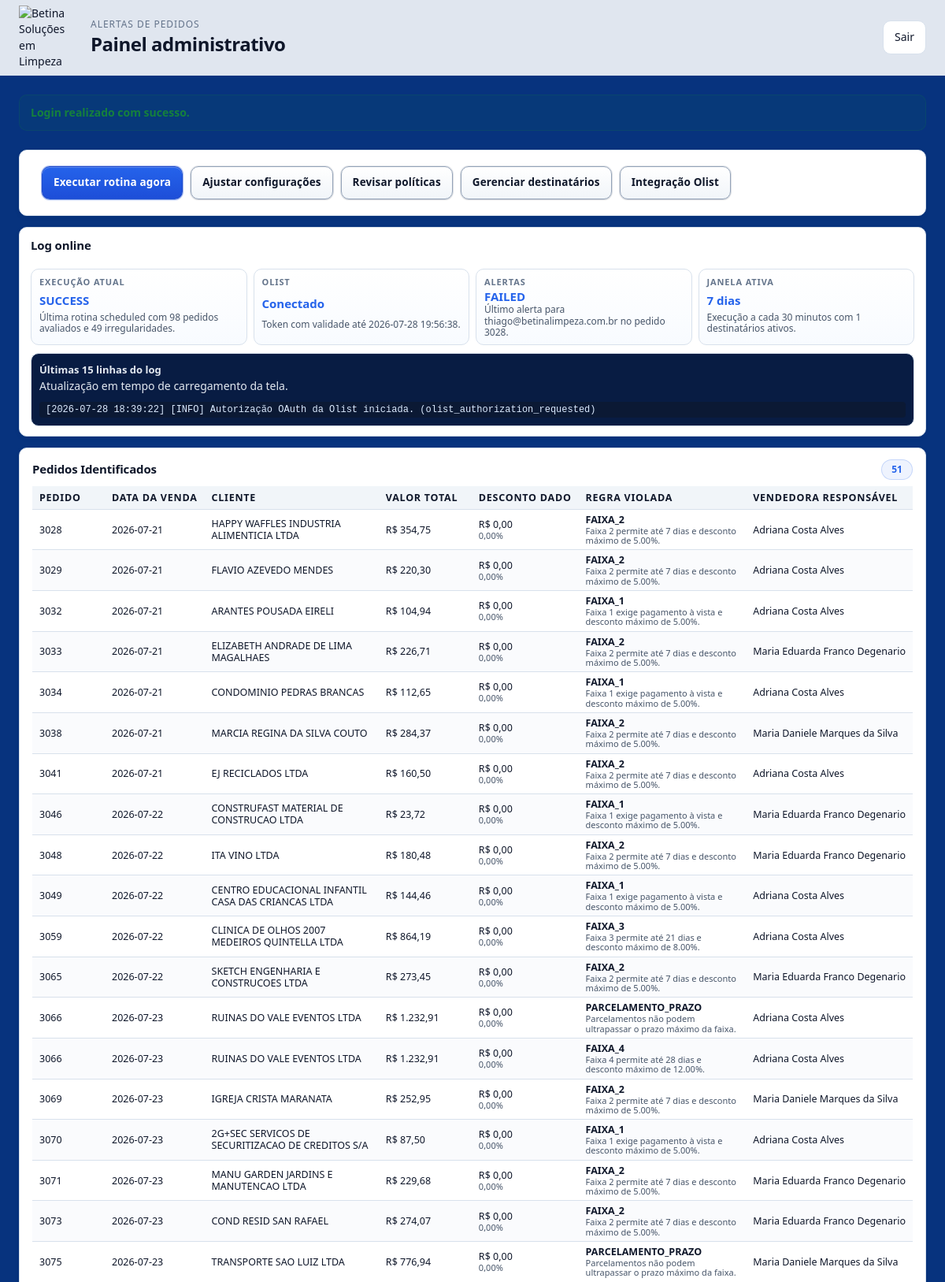
The app's page /runs (signed in, upper part) with its own data.
### app/models.py (models this page shows)
class JobRun(Base):
    __tablename__ = "job_runs"
    id: Mapped[int] = mapped_column(Integer, primary_key=True)
    trigger_type: Mapped[str] = mapped_column(String(20))
    started_at: Mapped[datetime] = mapped_column(DateTime(timezone=True), default=utcnow)
    finished_at: Mapped[datetime | None] = mapped_column(DateTime(timezone=True), nullable=True)
    status: Mapped[str] = mapped_column(String(20), default="running")
    query_start_date: Mapped[datetime | None] = mapped_column(DateTime(timezone=True), nullable=True)
    policy_version_group: Mapped[int | None] = mapped_column(Integer, nullable=True)
    orders_evaluated: Mapped[int] = mapped_column(Integer, default=0)
    orders_irregular: Mapped[int] = mapped_column(Integer, default=0)
    error_message: Mapped[str | None] = mapped_column(Text, nullable=True)
    alerts: Mapped[list[AlertSent]] = relationship(back_populates="job_run")
    identified_orders: Mapped[list[IdentifiedOrder]] = relationship(back_populates="job_run")

class OAuthToken(Base):
    __tablename__ = "oauth_tokens"
    id: Mapped[int] = mapped_column(Integer, primary_key=True)
    provider: Mapped[str] = mapped_column(String(50), unique=True, default="olist")
    access_token: Mapped[str] = mapped_column(Text)
    refresh_token: Mapped[str] = mapped_column(Text)
    expires_at: Mapped[datetime | None] = mapped_column(DateTime(timezone=True), nullable=True)
    scope: Mapped[str | None] = mapped_column(Text, nullable=True)
    token_type: Mapped[str | None] = mapped_column(String(50), nullable=True)
    last_error: Mapped[str | None] = mapped_column(Text, nullable=True)
    created_at: Mapped[datetime] = mapped_column(DateTime(timezone=True), default=utcnow)
    updated_at: Mapped[datetime] = mapped_column(DateTime(timezone=True), default=utcnow, onupdate=utcnow)

class AlertSent(Base):
    __tablename__ = "alerts_sent"
    __table_args__ = (UniqueConstraint("dedupe_key", "email_to", name="uq_alert_dedupe_email"),)
    id: Mapped[int] = mapped_column(Integer, primary_key=True)
    job_run_id: Mapped[int | None] = mapped_column(ForeignKey("job_runs.id"), nullable=True)
    order_id: Mapped[str] = mapped_column(String(100), index=True)
    order_number: Mapped[str] = mapped_column(String(100))
    policy_code: Mapped[str] = mapped_column(String(50), index=True)
    dedupe_key: Mapped[str] = mapped_column(String(255), index=True)
    email_to: Mapped[str] = mapped_column(String(255))
    sent_at: Mapped[datetime] = mapped_column(DateTime(timezone=True), default=utcnow)
    status: Mapped[str] = mapped_column(String(20), default="pending")
    provider_message_id: Mapped[str | None] = mapped_column(String(255), nullable=True)
    error_message: Mapped[str | None] = mapped_column(Text, nullable=True)
    job_run: Mapped[JobRun | None] = relationship(back_populates="alerts")

class Setting(Base):
    __tablename__ = "settings"
    id: Mapped[int] = mapped_column(Integer, primary_key=True, default=1)
    frequency_minutes: Mapped[int] = mapped_column(Integer, default=30)
    dias_retroativos_emissao: Mapped[int] = mapped_column(Integer, default=7)
    timezone: Mapped[str] = mapped_column(String(100), default="America/Sao_Paulo")
    resend_from_email: Mapped[str] = mapped_column(String(255), default="financeiro@betinalimpeza.com.br")
    smtp_host: Mapped[str] = mapped_column(String(255), default="email-ssl.com.br")
    smtp_port: Mapped[int] = mapped_column(Integer, default=465)
    smtp_user: Mapped[str] = mapped_column(String(255), default="")
    smtp_password: Mapped[str] = mapped_column(Text, default="")
    email_from_name: Mapped[str] = mapped_column(String(255), default="Betina Limpeza")
    email_from_email: Mapped[str] = mapped_column(String(255), default="financeiro@betinalimpeza.com.br")
    created_at: Mapped[datetime] = mapped_column(DateTime(timezone=True), default=utcnow)
    updated_at: Mapped[datetime] = mapped_column(DateTime(timezone=True), default=utcnow, onupdate=utcnow)

class IdentifiedOrder(Base):
    __tablename__ = "identified_orders"
    id: Mapped[int] = mapped_column(Integer, primary_key=True)
    job_run_id: Mapped[int] = mapped_column(ForeignKey("job_runs.id"), index=True)
    order_id: Mapped[str] = mapped_column(String(100), index=True)
    order_number: Mapped[str] = mapped_column(String(100))
    policy_code: Mapped[str] = mapped_column(String(50), index=True)
    violation_description: Mapped[str] = mapped_column(Text)
    sale_date_display: Mapped[str | None] = mapped_column(String(100), nullable=True)
    gross_amount: Mapped[Decimal | None] = mapped_column(Numeric(12, 2), nullable=True)
    discount_amount: Mapped[Decimal | None] = mapped_column(Numeric(12, 2), nullable=True)
    discount_percent: Mapped[Decimal | None] = mapped_column(Numeric(5, 2), nullable=True)
    seller_name: Mapped[str | None] = mapped_column(String(255), nullable=True)
    customer_name: Mapped[str | None] = mapped_column(String(255), nullable=True)
    created_at: Mapped[datetime] = mapped_column(DateTime(timezone=True), default=utcnow)
    job_run: Mapped[JobRun] = relationship(back_populates="identified_orders")

### app/main.py (the view)
@app.get("/runs")
def runs_page(request: Request, db: Session = Depends(get_db)):
    try:
        user = get_current_user(request, db)
    except PermissionError:
        return redirect_to_login()
    return render_dashboard(request, db, user)

### app/templates/dashboard.html (shortened to what this page needs)
{% extends "base.html" %}
{% block body %}
<header class="topbar">
    <div class="topbar-inner">
        <div class="brand-box">
            <img src="{{ logo_href }}" alt="Betina Soluções em Limpeza" class="brand-logo-img">
            <div>
                <div class="eyebrow">Alertas de Pedidos</div>
                <h1>Painel administrativo</h1>
            </div>
        </div>
        <form method="post" action="/logout">
            <button type="submit" class="btn btn-secondary">Sair</button>
        </form>
    </div>
</header>
<main class="app-main">
    {% set latest_alert = alerts[0] if alerts else none %}
    {% set has_olist_config = olist_config.client_id and olist_config.client_secret %}
    {% if flash %}
    <div class="flash flash-{{ flash.category }}">{{ flash.message }}</div>
    {% endif %}
    <section class="dashboard-header glass">
        <div class="welcome-main compact-welcome welcome-only-actions">
            <div class="welcome-actions">
                <form method="post" action="/runs/execute" class="inline-form compact-inline">
                    <button type="submit" class="btn btn-primary">Executar rotina agora</button>
                </form>
                <a href="#settings" class="btn btn-secondary">Ajustar configurações</a>
                <a href="#policies" class="btn btn-secondary">Revisar políticas</a>
                <a href="#recipients" class="btn btn-secondary">Gerenciar destinatários</a>
                <a href="#integration" class="btn btn-secondary">Integração Olist</a>
            </div>
        </div>
    </section>
    <section class="glass panel log-panel" id="online-log">
        <div class="panel-header">
            <div>
                <h3>Log online</h3>
            </div>
        </div>
        <div class="log-grid">
            <article class="log-highlight">
                <span class="log-kicker">Execução atual</span>
                <strong class="log-main">
                    {% if last_run %}
                    {{ last_run.status | upper }}
                {% elif olist_config.client_id and olist_config.client_secret %}
                    Aguardando primeira execução
                {% else %}
                    Nenhuma execução registrada
                    {% endif %}
                </strong>
                <span class="muted">
                    {% if last_run %}
                    Última rotina {{ last_run.trigger_type }} com {{ last_run.orders_evaluated }} pedidos avaliados e {{ last_run.orders_irregular }} irregularidades.
                    {% else %}
                    A rotina manual usa a janela salva em configuração.
                    {% endif %}
                </span>
            </article>
            <article class="log-highlight">
                <span class="log-kicker">Olist</span>
                <strong class="log-main">
                    {% if olist_token and olist_token.access_token %}
                    Conectado
                    {% elif has_olist_config %}
                    Pronto para autenticar
                    {% else %}
                    Configuração pendente
                    {% endif %}
                </strong>
                <span class="muted">
                    {% if olist_token and olist_token.expires_at %}
                    Token com validade até {{ olist_token.expires_at | datetime_sp }}.
                    {% elif has_olist_config %}
                    ID do cliente e segredo do cliente já cadastrados na aplicação.
                    {% else %}
                    Preencha os dados da integração para gerar a autorização OAuth.
                    {% endif %}
                </span>
            </article>
            <article class="log-highlight">
                <span class="log-kicker">Alertas</span>
                <strong class="log-main">
                    {% if latest_alert %}
                    {{ latest_alert.status | upper }}
                    {% else %}
                    Sem envio ainda
                    {% endif %}
                </strong>
                <span class="muted">
                    {% if latest_alert %}
                    Último alerta para {{ latest_alert.email_to }} no pedido {{ latest_alert.order_number }}.
                    {% else %}
                    Nenhum alerta foi persistido até o momento.
                    {% endif %}
                </span>
            </article>
            <article class="log-highlight">
                <span class="log-kicker">Janela ativa</span>
                <strong class="log-main">{{ config.dias_retroativos_emissao }} dias</strong>
                <span class="muted">Execução a cada {{ config.frequency_minutes }} minutos com {{ recipients | selectattr("is_active") | list | length }} destinatários ativos.</span>
            </article>
        </div>
        <div class="log-tail">
            <div class="log-tail-header">
                <div>
                    <strong>Últimas 15 linhas do log</strong>
                    <div class="muted">Atualização em tempo de carregamento da tela.</div>
                </div>
            </div>
            <div class="log-tail-body log-tight">
                {% if online_log_lines %}
                    {% for log_line in online_log_lines %}
                    <div class="log-line log-line-tight">{{ log_line }}</div>
                    {% endfor %}
                {% else %}
                    <div class="log-line log-line-empty">Nenhuma linha de log disponível no momento.</div>
                {% endif %}
            </div>
        </div>
    </section>
    <section class="glass panel panel-full" id="last-irregular-order">
        <div class="panel-header">
            <div>
                <h3>Pedidos Identificados</h3>
            </div>
            <div class="panel-counter">{{ identified_orders | length }}</div>
        </div>
        {% if identified_orders %}
        <div class="table-container">
            <table class="data-table">
                <thead>
                    <tr>
                        <th>Pedido</th>
                        <th>Data da venda</th>
                        <th>Cliente</th>
                        <th>Valor total</th>
                        <th>Desconto dado</th>
                        <th>Regra violada</th>
                        <th>Vendedora responsável</th>
                    </tr>
                </thead>
                <tbody>
                    {% for identified_order in identified_orders %}
                    <tr>
                        <td>{{ identified_order.order_number }}</td>
                        <td>{{ identified_order.sale_date_display if identified_order.sale_date_display else "Não informado" }}</td>
                        <td>{{ identified_order.customer_name if identified_order.customer_name else "Não informado" }}</td>
                        <td>{{ identified_order.gross_amount | currency if identified_order.gross_amount is not none else "Não informado" }}</td>
                        <td>
                            {% if identified_order.discount_amount is not none %}
                            {{ identified_order.discount_amount | currency }}
                            {% if identified_order.discount_percent is not none %}
                            <div class="muted">{{ identified_order.discount_percent | percent }}</div>
                            {% endif %}
                            {% else %}
                            Não informado
                            {% endif %}
                        </td>
                        <td>
                            <strong>{{ identified_order.policy_code }}</strong>
                            <div class="muted">{{ identified_order.violation_description }}</div>
                        </td>
                        <td>{{ identified_order.seller_name if identified_order.seller_name else "Não informado" }}</td>
                    </tr>
                    {% endfor %}
                </tbody>
            </table>
        </div>
        {% else %}
        <div class="empty-state-box">
            <strong>Nenhum pedido identificado foi persistido na última execução.</strong>
        </div>
        {% endif %}
    </section>
</main>
{% endblock %}

### records on screen
JobRun: status "SUCCESS", trigger_type "scheduled", orders_evaluated "98", orders_irregular "49"
OAuthToken: expires_at "2026-07-28 19:56:38"
AlertSent: status "FAILED", email_to "thiago@betinalimpeza.com.br", order_number "3028"
Setting: dias_retroativos_emissao "7", frequency_minutes "30"
IdentifiedOrder: order_number "3028", sale_date_display "2026-07-21", customer_name "HAPPY WAFFLES INDUSTRIA ALIMENTICIA LTDA", gross_amount "R$ 354,75", discount_amount "R$ 0,00", discount_percent|percent "0,00%", policy_code "FAIXA_2", violation_description "Faixa 2 permite até 7 dias e desconto máximo de 5.00%.", seller_name "Adriana Costa Alves"
IdentifiedOrder: order_number "3029", sale_date_display "2026-07-21", customer_name "FLAVIO AZEVEDO MENDES", gross_amount "R$ 220,30", discount_amount "R$ 0,00", discount_percent|percent "0,00%", policy_code "FAIXA_2", violation_description "Faixa 2 permite até 7 dias e desconto máximo de 5.00%.", seller_name "Adriana Costa Alves"
IdentifiedOrder: order_number "3032", sale_date_display "2026-07-21", customer_name "ARANTES POUSADA EIRELI", gross_amount "R$ 104,94", discount_amount "R$ 0,00", discount_percent|percent "0,00%", policy_code "FAIXA_1", violation_description "Faixa 1 exige pagamento à vista e desconto máximo de 5.00%.", seller_name "Adriana Costa Alves"
IdentifiedOrder: order_number "3033", sale_date_display "2026-07-21", customer_name "ELIZABETH ANDRADE DE LIMA MAGALHAES", gross_amount "R$ 226,71", discount_amount "R$ 0,00", discount_percent|percent "0,00%", policy_code "FAIXA_2", violation_description "Faixa 2 permite até 7 dias e desconto máximo de 5.00%.", seller_name "Maria Eduarda Franco Degenario"
IdentifiedOrder: order_number "3034", sale_date_display "2026-07-21", customer_name "CONDOMINIO PEDRAS BRANCAS", gross_amount "R$ 112,65", discount_amount "R$ 0,00", discount_percent|percent "0,00%", policy_code "FAIXA_1", violation_description "Faixa 1 exige pagamento à vista e desconto máximo de 5.00%.", seller_name "Adriana Costa Alves"
IdentifiedOrder: order_number "3038", sale_date_display "2026-07-21", customer_name "MARCIA REGINA DA SILVA COUTO", gross_amount "R$ 284,37", discount_amount "R$ 0,00", discount_percent|percent "0,00%", policy_code "FAIXA_2", violation_description "Faixa 2 permite até 7 dias e desconto máximo de 5.00%.", seller_name "Maria Daniele Marques da Silva"
IdentifiedOrder: order_number "3041", sale_date_display "2026-07-21", customer_name "EJ RECICLADOS LTDA", gross_amount "R$ 160,50", discount_amount "R$ 0,00", discount_percent|percent "0,00%", policy_code "FAIXA_2", violation_description "Faixa 2 permite até 7 dias e desconto máximo de 5.00%.", seller_name "Adriana Costa Alves"
IdentifiedOrder: order_number "3046", sale_date_display "2026-07-22", customer_name "CONSTRUFAST MATERIAL DE CONSTRUCAO LTDA", gross_amount "R$ 23,72", discount_amount "R$ 0,00", discount_percent|percent "0,00%", policy_code "FAIXA_1", violation_description "Faixa 1 exige pagamento à vista e desconto máximo de 5.00%.", seller_name "Maria Eduarda Franco Degenario"
IdentifiedOrder: order_number "3048", sale_date_display "2026-07-22", customer_name "ITA VINO LTDA", gross_amount "R$ 180,48", discount_amount "R$ 0,00", discount_percent|percent "0,00%", policy_code "FAIXA_2", violation_description "Faixa 2 permite até 7 dias e desconto máximo de 5.00%.", seller_name "Maria Eduarda Franco Degenario"
IdentifiedOrder: order_number "3049", sale_date_display "2026-07-22", customer_name "CENTRO EDUCACIONAL INFANTIL CASA DAS CRIANCAS LTDA", gross_amount "R$ 144,46", discount_amount "R$ 0,00", discount_percent|percent "0,00%", policy_code "FAIXA_1", violation_description "Faixa 1 exige pagamento à vista e desconto máximo de 5.00%.", seller_name "Adriana Costa Alves"
IdentifiedOrder: order_number "3059", sale_date_display "2026-07-22", customer_name "CLINICA DE OLHOS 2007 MEDEIROS QUINTELLA LTDA", gross_amount "R$ 864,19", discount_amount "R$ 0,00", discount_percent|percent "0,00%", policy_code "FAIXA_3", violation_description "Faixa 3 permite até 21 dias e desconto máximo de 8.00%.", seller_name "Adriana Costa Alves"
IdentifiedOrder: order_number "3065", sale_date_display "2026-07-22", customer_name "SKETCH ENGENHARIA E CONSTRUCOES LTDA", gross_amount "R$ 273,45", discount_amount "R$ 0,00", discount_percent|percent "0,00%", policy_code "FAIXA_2", violation_description "Faixa 2 permite até 7 dias e desconto máximo de 5.00%.", seller_name "Maria Eduarda Franco Degenario"
IdentifiedOrder: order_number "3066", sale_date_display "2026-07-23", customer_name "RUINAS DO VALE EVENTOS LTDA", gross_amount "R$ 1.232,91", discount_amount "R$ 0,00", discount_percent|percent "0,00%", policy_code "PARCELAMENTO_PRAZO", violation_description "Parcelamentos não podem ultrapassar o prazo máximo da faixa.", seller_name "Adriana Costa Alves"
IdentifiedOrder: order_number "3066", sale_date_display "2026-07-23", customer_name "RUINAS DO VALE EVENTOS LTDA", gross_amount "R$ 1.232,91", discount_amount "R$ 0,00", discount_percent|percent "0,00%", policy_code "FAIXA_4", violation_description "Faixa 4 permite até 28 dias e desconto máximo de 12.00%.", seller_name "Adriana Costa Alves"
IdentifiedOrder: order_number "3069", sale_date_display "2026-07-23", customer_name "IGREJA CRISTA MARANATA", gross_amount "R$ 252,95", discount_amount "R$ 0,00", discount_percent|percent "0,00%", policy_code "FAIXA_2", violation_description "Faixa 2 permite até 7 dias e desconto máximo de 5.00%.", seller_name "Maria Daniele Marques da Silva"
IdentifiedOrder: order_number "3070", sale_date_display "2026-07-23", customer_name "2G+SEC SERVICOS DE SECURITIZACAO DE CREDITOS S/A", gross_amount "R$ 87,50", discount_amount "R$ 0,00", discount_percent|percent "0,00%", policy_code "FAIXA_1", violation_description "Faixa 1 exige pagamento à vista e desconto máximo de 5.00%.", seller_name "Adriana Costa Alves"
IdentifiedOrder: order_number "3071", sale_date_display "2026-07-23", customer_name "MANU GARDEN JARDINS E MANUTENCAO LTDA", gross_amount "R$ 229,68", discount_amount "R$ 0,00", discount_percent|percent "0,00%", policy_code "FAIXA_2", violation_description "Faixa 2 permite até 7 dias e desconto máximo de 5.00%.", seller_name "Maria Eduarda Franco Degenario"
IdentifiedOrder: order_number "3073", sale_date_display "2026-07-23", customer_name "COND RESID SAN RAFAEL", gross_amount "R$ 274,07", discount_amount "R$ 0,00", discount_percent|percent "0,00%", policy_code "FAIXA_2", violation_description "Faixa 2 permite até 7 dias e desconto máximo de 5.00%.", seller_name "Maria Eduarda Franco Degenario"
IdentifiedOrder: order_number "3075", sale_date_display "2026-07-23", customer_name "TRANSPORTE SAO LUIZ LTDA", gross_amount "R$ 776,94", discount_amount "R$ 0,00", discount_percent|percent "0,00%", policy_code "PARCELAMENTO_PRAZO", violation_description "Parcelamentos não podem ultrapassar o prazo máximo da faixa.", seller_name "Maria Daniele Marques da Silva"

### other values on screen
{{ flash.message }} "Login realizado com sucesso."
{{ recipients | selectattr("is_active") | list | length }} "1"
{{ log_line }} "[2026-07-28 18:39:22] [INFO] Autorização OAuth da Olist iniciada. (olist_authorization_requested)"
{{ identified_orders | length }} "51"
